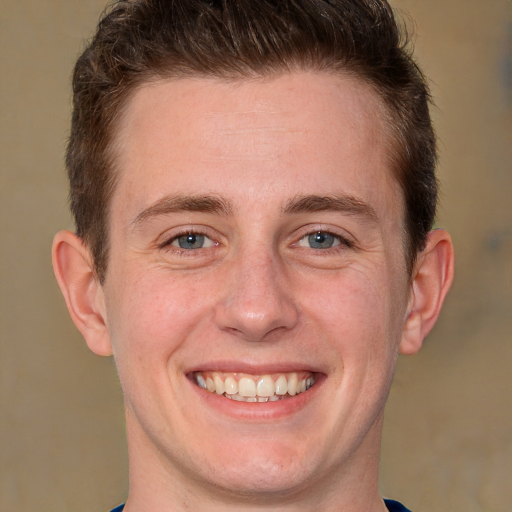
//> input picture image.jpg, 1024 x 1024 px (shown at 1/2 size)
$ ./ImageShow   (built with g++ and OpenCV 4)
//> lines starting //> are read from the running program, lines starting //| are printed output that depends on the picture; after the words box and inside, x2 and y2 are one past the last pixel; in counts of white or black regions, pixels touching at a corner belong together
#include <opencv2/core/core.hpp>
#include <opencv2/highgui/highgui.hpp>
#include <opencv2/imgproc.hpp>
#include <iostream>
#include "opencv2/objdetect.hpp"

using namespace cv;
using namespace std;

int main()
{
	Mat image = imread("image.jpg");
//> image is the input picture: 1024 rows x 1024 cols, CV_8UC3; mean B, G, R 97.7, 118.4, 158.2
	Mat frame_gray;
	resize(image, image, Size(), 0.5, 0.5);
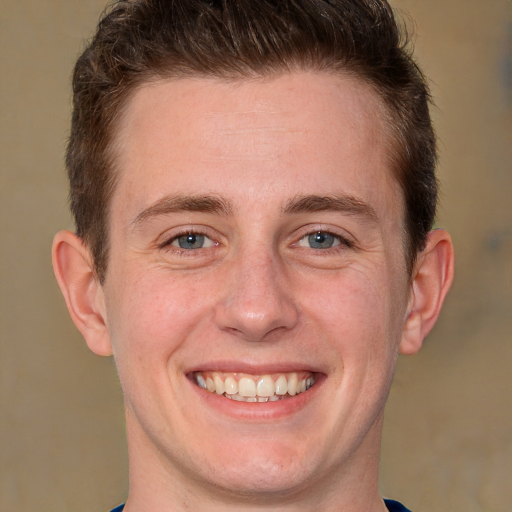
//> image: 512 rows x 512 cols, CV_8UC3; mean B, G, R 97.8, 118.5, 158.3
	cvtColor(image, frame_gray, COLOR_BGR2GRAY);
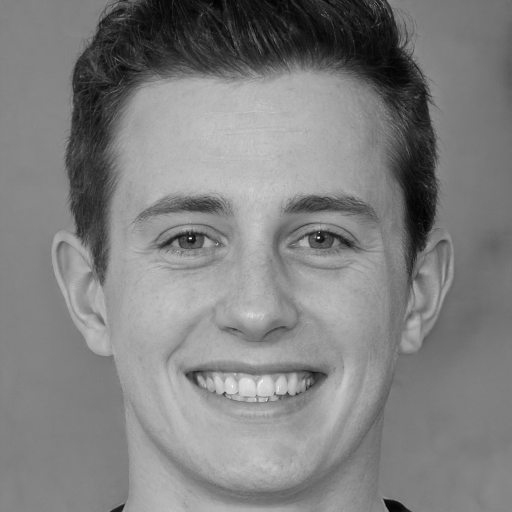
//> frame_gray: 512 rows x 512 cols, CV_8UC1; min 1, max 255, mean 128.1

	CascadeClassifier eye_cascade;
	std::vector<Rect> eyes;
	try {
		eye_cascade.load("haarcascade_eye.xml");
		eye_cascade.detectMultiScale(frame_gray, eyes);
//> eyes = 4 Rects (x, y, width, height): [171, 356, 45, 45], [283, 355, 50, 50], [142, 196, 89, 89], [276, 198, 85, 85]
	}
	catch (cv::Exception & e) {
		cerr << e.msg << endl;
	}

	for (size_t i = 0; i < eyes.size(); i++)
	{
		Point center(eyes[i].x + eyes[i].width / 2, eyes[i].y + eyes[i].height / 2);
		ellipse(image, center, Size(eyes[i].width / 2, eyes[i].height / 2), 0, 0, 360, Scalar(255, 0, 255), 4);
		Mat faceROI = frame_gray(eyes[i]);
	}
//> this loop made 4 passes
//> center on passes 1 to 4: Point(193, 378), Point(308, 380), Point(186, 240), Point(318, 240)
//> pass 1, `Mat faceROI = frame_gray(eyes[i]);`:
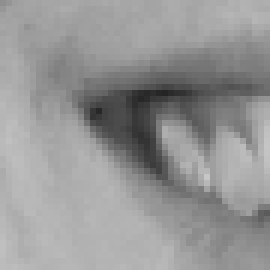
//> faceROI: 45 rows x 45 cols, CV_8UC1 (shown 6 times larger); min 36, max 198, mean 149.5
//> pass 2, `Mat faceROI = frame_gray(eyes[i]);`:
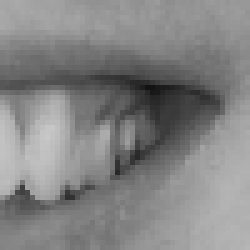
//> faceROI: 50 rows x 50 cols, CV_8UC1 (shown 5 times larger); min 19, max 200, mean 131.8
//> pass 3, `Mat faceROI = frame_gray(eyes[i]);`:
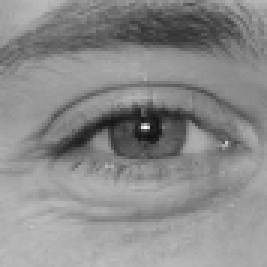
//> faceROI: 89 rows x 89 cols, CV_8UC1 (shown 3 times larger); min 19, max 249, mean 138.4
//> after the loop:
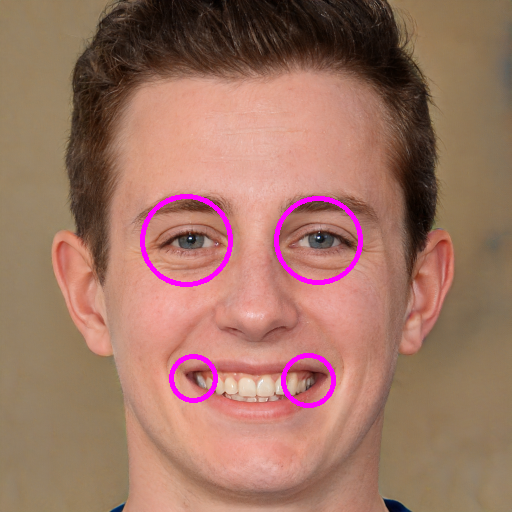
//> image: 512 rows x 512 cols, CV_8UC3; 1.58% of pixels changed, all inside (x1, y1, x2, y2) = (140, 194, 363, 408)

	imshow("Display Window", image);
	waitKey(0);
	return 0;
}
